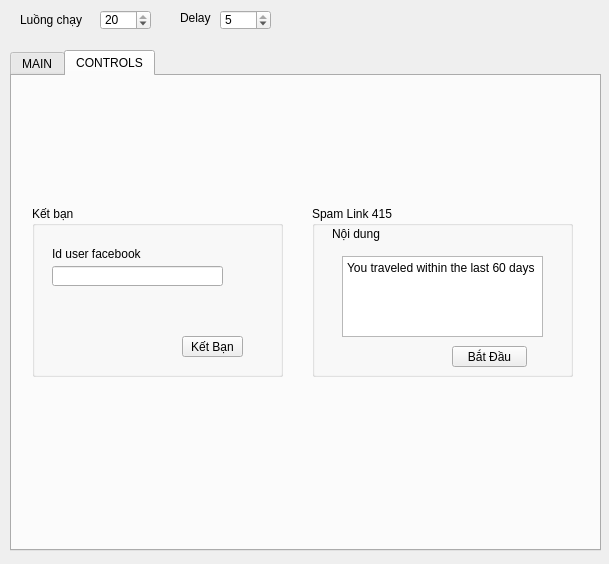
<?xml version="1.0" encoding="UTF-8"?>
<ui version="4.0">
 <class>Dialog</class>
 <widget class="QDialog" name="Dialog">
  <property name="geometry">
   <rect>
    <x>0</x>
    <y>0</y>
    <width>609</width>
    <height>564</height>
   </rect>
  </property>
  <property name="windowTitle">
   <string>Venus Tool++</string>
  </property>
  <property name="windowIcon">
   <iconset>
    <normaloff>icon/icon-diaglog.png</normaloff>icon/icon-diaglog.png</iconset>
  </property>
  <widget class="QLabel" name="label_3">
   <property name="enabled">
    <bool>true</bool>
   </property>
   <property name="geometry">
    <rect>
     <x>20</x>
     <y>10</y>
     <width>71</width>
     <height>20</height>
    </rect>
   </property>
   <property name="text">
    <string>Luồng chạy</string>
   </property>
  </widget>
  <widget class="QSpinBox" name="spinDelay">
   <property name="geometry">
    <rect>
     <x>220</x>
     <y>10</y>
     <width>51</width>
     <height>20</height>
    </rect>
   </property>
   <property name="maximum">
    <number>5</number>
   </property>
   <property name="value">
    <number>5</number>
   </property>
  </widget>
  <widget class="QLabel" name="label_4">
   <property name="enabled">
    <bool>true</bool>
   </property>
   <property name="geometry">
    <rect>
     <x>180</x>
     <y>10</y>
     <width>41</width>
     <height>16</height>
    </rect>
   </property>
   <property name="text">
    <string>Delay</string>
   </property>
  </widget>
  <widget class="QSpinBox" name="spinThread">
   <property name="geometry">
    <rect>
     <x>100</x>
     <y>10</y>
     <width>51</width>
     <height>20</height>
    </rect>
   </property>
   <property name="minimum">
    <number>1</number>
   </property>
   <property name="maximum">
    <number>20</number>
   </property>
   <property name="value">
    <number>20</number>
   </property>
  </widget>
  <widget class="QTabWidget" name="tabWidget">
   <property name="geometry">
    <rect>
     <x>10</x>
     <y>50</y>
     <width>591</width>
     <height>501</height>
    </rect>
   </property>
   <property name="tabPosition">
    <enum>QTabWidget::North</enum>
   </property>
   <property name="tabShape">
    <enum>QTabWidget::Rounded</enum>
   </property>
   <property name="currentIndex">
    <number>1</number>
   </property>
   <widget class="QWidget" name="tab_1">
    <attribute name="title">
     <string>MAIN</string>
    </attribute>
    <widget class="QPushButton" name="pbSelectFile">
     <property name="geometry">
      <rect>
       <x>380</x>
       <y>20</y>
       <width>31</width>
       <height>23</height>
      </rect>
     </property>
     <property name="text">
      <string>...</string>
     </property>
    </widget>
    <widget class="QLineEdit" name="lePath">
     <property name="geometry">
      <rect>
       <x>40</x>
       <y>20</y>
       <width>321</width>
       <height>20</height>
      </rect>
     </property>
     <property name="text">
      <string>C:\Users\trong\Desktop\acc.txt</string>
     </property>
    </widget>
    <widget class="QPushButton" name="pbImport">
     <property name="geometry">
      <rect>
       <x>430</x>
       <y>20</y>
       <width>101</width>
       <height>23</height>
      </rect>
     </property>
     <property name="text">
      <string>Nhập Acc</string>
     </property>
    </widget>
    <widget class="QTreeWidget" name="twListAcc">
     <property name="geometry">
      <rect>
       <x>10</x>
       <y>70</y>
       <width>551</width>
       <height>391</height>
      </rect>
     </property>
     <column>
      <property name="text">
       <string>#</string>
      </property>
     </column>
     <column>
      <property name="text">
       <string>UID</string>
      </property>
     </column>
     <column>
      <property name="text">
       <string>PASS</string>
      </property>
     </column>
     <column>
      <property name="text">
       <string>2FA</string>
      </property>
     </column>
     <column>
      <property name="text">
       <string>STATUS</string>
      </property>
     </column>
    </widget>
   </widget>
   <widget class="QWidget" name="tab_2">
    <attribute name="title">
     <string>CONTROLS</string>
    </attribute>
    <widget class="QGroupBox" name="groupBox">
     <property name="geometry">
      <rect>
       <x>20</x>
       <y>130</y>
       <width>251</width>
       <height>171</height>
      </rect>
     </property>
     <property name="title">
      <string>Kết bạn</string>
     </property>
     <property name="flat">
      <bool>false</bool>
     </property>
     <property name="checkable">
      <bool>false</bool>
     </property>
     <widget class="QLineEdit" name="leUserFB">
      <property name="geometry">
       <rect>
        <x>20</x>
        <y>60</y>
        <width>171</width>
        <height>20</height>
       </rect>
      </property>
      <property name="text">
       <string/>
      </property>
      <property name="alignment">
       <set>Qt::AlignLeading|Qt::AlignLeft|Qt::AlignVCenter</set>
      </property>
     </widget>
     <widget class="QPushButton" name="pbAddFriead">
      <property name="geometry">
       <rect>
        <x>150</x>
        <y>130</y>
        <width>61</width>
        <height>21</height>
       </rect>
      </property>
      <property name="text">
       <string>Kết Bạn</string>
      </property>
     </widget>
     <widget class="QLabel" name="label_5">
      <property name="geometry">
       <rect>
        <x>20</x>
        <y>40</y>
        <width>101</width>
        <height>16</height>
       </rect>
      </property>
      <property name="text">
       <string>Id user facebook</string>
      </property>
      <property name="alignment">
       <set>Qt::AlignLeading|Qt::AlignLeft|Qt::AlignVCenter</set>
      </property>
     </widget>
    </widget>
    <widget class="QGroupBox" name="groupBox_3">
     <property name="geometry">
      <rect>
       <x>300</x>
       <y>130</y>
       <width>261</width>
       <height>171</height>
      </rect>
     </property>
     <property name="title">
      <string>Spam Link 415</string>
     </property>
     <widget class="QLabel" name="label">
      <property name="geometry">
       <rect>
        <x>20</x>
        <y>20</y>
        <width>81</width>
        <height>16</height>
       </rect>
      </property>
      <property name="text">
       <string>Nội dung</string>
      </property>
     </widget>
     <widget class="QPushButton" name="pbSend">
      <property name="geometry">
       <rect>
        <x>140</x>
        <y>140</y>
        <width>75</width>
        <height>21</height>
       </rect>
      </property>
      <property name="text">
       <string>Bắt Đầu</string>
      </property>
     </widget>
     <widget class="QPlainTextEdit" name="txtContents">
      <property name="geometry">
       <rect>
        <x>30</x>
        <y>50</y>
        <width>201</width>
        <height>81</height>
       </rect>
      </property>
      <property name="plainText">
       <string>You traveled within the last 60 days</string>
      </property>
     </widget>
    </widget>
   </widget>
  </widget>
 </widget>
 <resources/>
 <connections/>
</ui>
